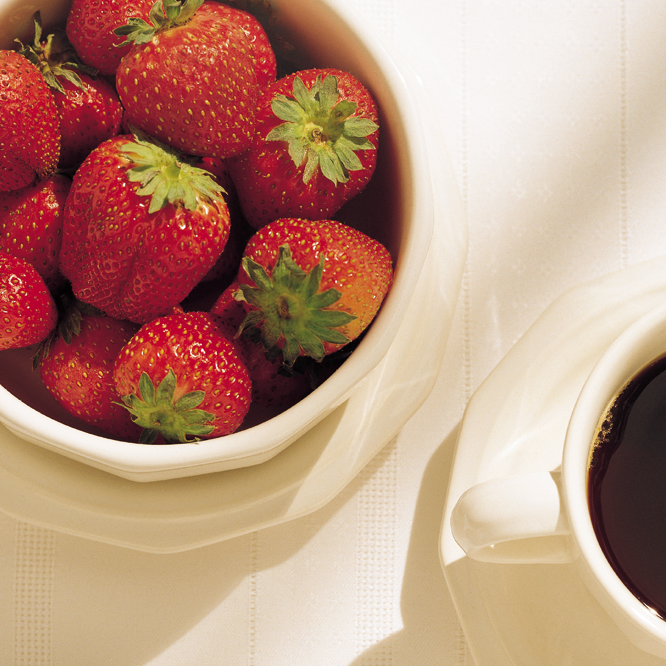
#> input picture original_image/Fig0630(01)(strawberries_fullcolor).tif, 666 x 666 px
$ python '补色变换.py'
#> lines starting #> are read from the running program, lines starting #| are printed output that depends on the picture; after the words box and inside, x2 and y2 are one past the last pixel; in counts of white or black regions, pixels touching at a corner belong together
#> further down, original_image is the input picture: shape (666, 666, 3); mean R, G, B 186.3, 145.9, 126.5
import numpy as np
import imageio.v2 as imageio
import matplotlib.pyplot as plt
import os
import warnings
import matplotlib.gridspec as gridspec


def rgb_complement(image):
    """
    Computes the complement of an RGB image
    """
    return 255 - image


def rgb_to_hsi(rgb_image):
    """
    Converts an RGB image to HSI color space
    """
    img_float = rgb_image.astype(float) / 255.0
    R, G, B = img_float[:, :, 0], img_float[:, :, 1], img_float[:, :, 2]
    H = np.zeros_like(R)
    S = np.zeros_like(R)
    I = (R + G + B) / 3.0
    min_rgb = np.minimum(np.minimum(R, G), B)
    with warnings.catch_warnings():
        warnings.simplefilter("ignore", RuntimeWarning)
        S = 1 - (3.0 / (R + G + B + 1e-6)) * min_rgb
    num = 0.5 * ((R - G) + (R - B))
    den = np.sqrt((R - G) ** 2 + (R - B) * (G - B))
    with warnings.catch_warnings():
        warnings.simplefilter("ignore", RuntimeWarning)
        theta = np.arccos(np.clip(num / (den + 1e-6), -1, 1))
    theta = np.degrees(theta)
    H[B <= G] = theta[B <= G]
    H[B > G] = 360 - theta[B > G]
    H[S == 0] = 0
    hsi_image = np.stack([H, S, I], axis=2)
    return hsi_image


def hsi_to_rgb(hsi_image):
    """
    Converts an HSI image back to RGB color space
    """
    H, S, I = hsi_image[:, :, 0], hsi_image[:, :, 1], hsi_image[:, :, 2]
    R, G, B = np.zeros_like(H), np.zeros_like(H), np.zeros_like(H)

    idx = (H >= 0) & (H < 120)
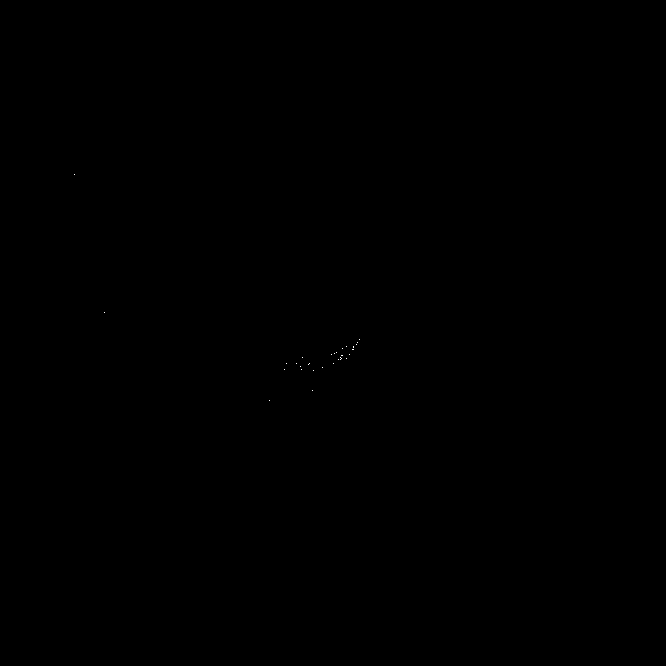
#> idx: shape (666, 666) bool; 0.01% white in thin lines or dots, all inside (x1, y1, x2, y2) = (74, 174, 360, 401)
    B[idx] = I[idx] * (1 - S[idx])
    R[idx] = I[idx] * (1 + (S[idx] * np.cos(np.radians(H[idx]))) / np.cos(np.radians(60 - H[idx])))
    G[idx] = 3 * I[idx] - (R[idx] + B[idx])
    idx = (H >= 120) & (H < 240)
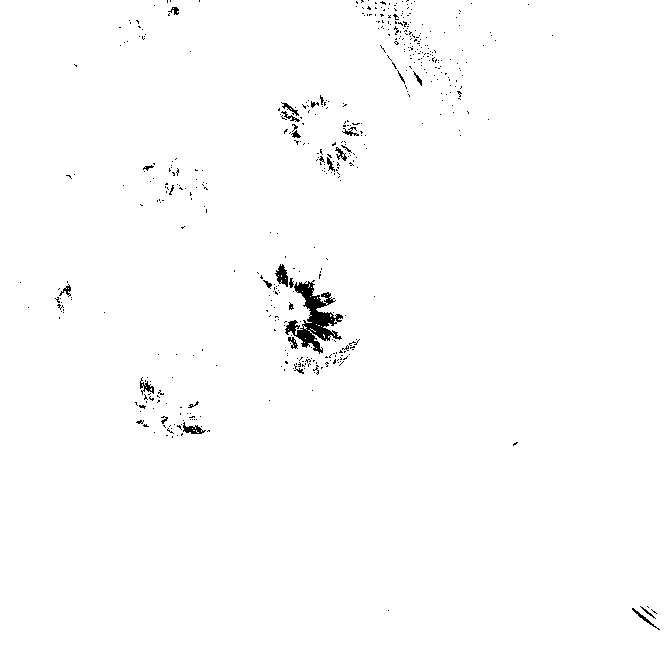
#> idx: shape (666, 666) bool; 99% white; 496 black regions (467 under 20 px), largest, box (x1, y1, x2, y2) and area: (285, 280, 343, 354) 1604, (275, 264, 288, 287) 172, (183, 422, 206, 434) 129
    H_prime = H[idx] - 120
    R[idx] = I[idx] * (1 - S[idx])
    G[idx] = I[idx] * (1 + (S[idx] * np.cos(np.radians(H_prime))) / np.cos(np.radians(60 - H_prime)))
    B[idx] = 3 * I[idx] - (R[idx] + G[idx])

    idx = (H >= 240) & (H < 360)
    H_prime = H[idx] - 240
#> H_prime = 4267 values, max 31.74 at index 2829, min 6.59e-05 at index 1301, mean 9.79
    G[idx] = I[idx] * (1 - S[idx])
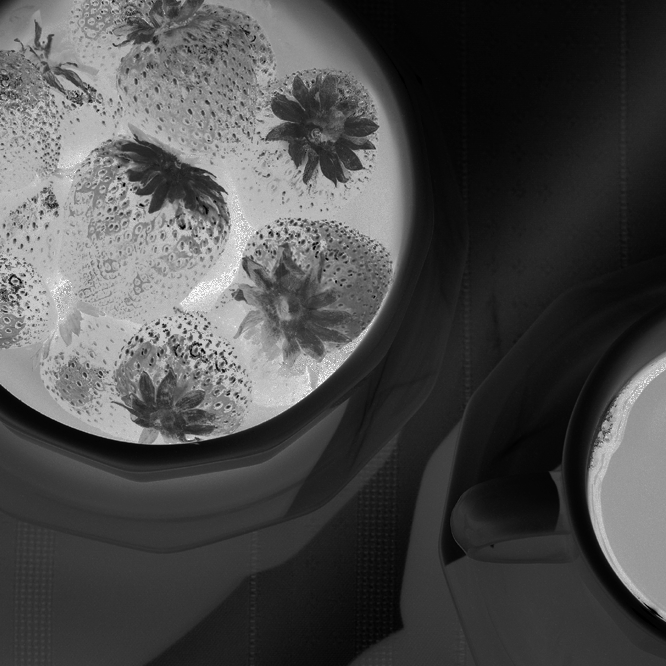
#> G: shape (666, 666) float64; min 0, max 1.52, mean 0.454; drawn with min black and max white
    B[idx] = I[idx] * (1 + (S[idx] * np.cos(np.radians(H_prime))) / np.cos(np.radians(60 - H_prime)))
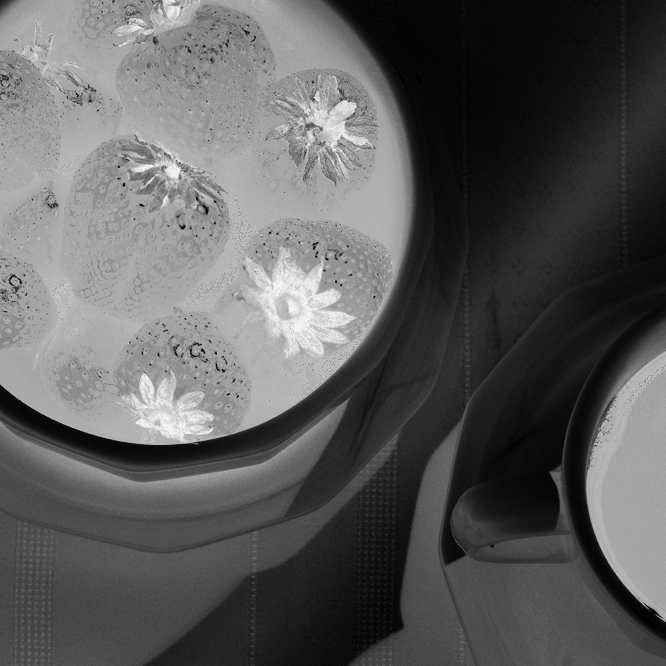
#> B: shape (666, 666) float64; min 0, max 1.39, mean 0.502; drawn with min black and max white
    R[idx] = 3 * I[idx] - (G[idx] + B[idx])
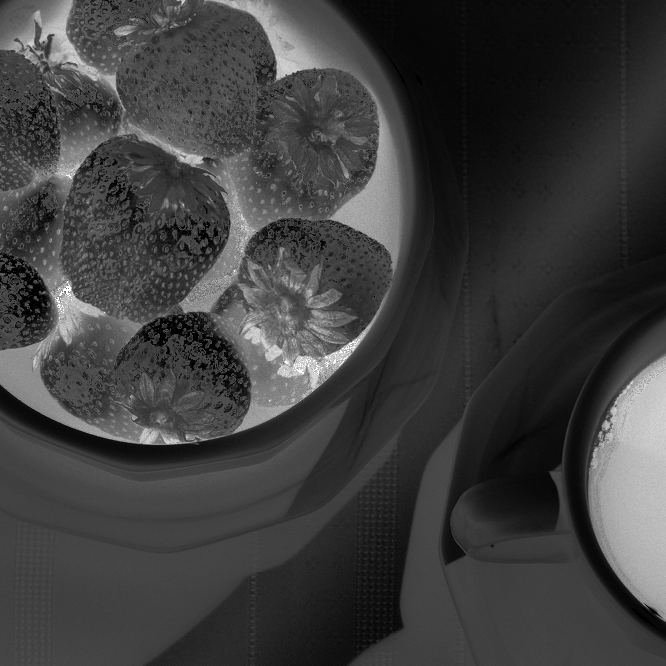
#> R: shape (666, 666) float64; min 0, max 0.992, mean 0.246

    rgb_image = np.stack([R, G, B], axis=2)
    rgb_image = np.clip(rgb_image * 255, 0, 255).astype(np.uint8)
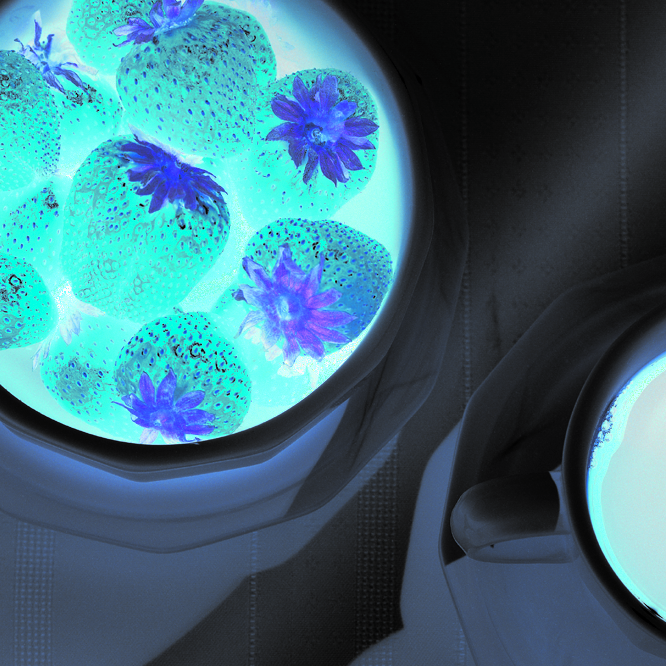
#> rgb_image: shape (666, 666, 3); mean of channels 0, 1, 2 62.1, 111.7, 126.2; drawn as R, G, B

    return rgb_image


def hsi_transform_from_book(image):
    """
    Computes the complement based on the transformation functions
    """
    hsi_img = rgb_to_hsi(image)
    H, S, I = hsi_img[:, :, 0], hsi_img[:, :, 1], hsi_img[:, :, 2]

    H_transformed = (H + 180) % 360
    S_transformed = S
    I_transformed = 1.0 - I
    hsi_transformed = np.stack([H_transformed, S_transformed, I_transformed], axis=2)
    return hsi_to_rgb(hsi_transformed)


def plot_transform_functions(fig, spec):
    """
    Plots the four transformation functions
    """
    gs_nested = gridspec.GridSpecFromSubplotSpec(2, 2, subplot_spec=spec, wspace=0.1, hspace=0.1)
    x = np.linspace(0, 1, 100)
    plots_def = {
        '00': {'type': 'rgb', 'label': 'R,G,B'},
        '01': {'type': 'h', 'label': 'H'},
        '10': {'type': 's', 'label': 'S'},
        '11': {'type': 'i', 'label': 'I'}
    }
    for i in range(2):
        for j in range(2):
            ax = fig.add_subplot(gs_nested[i, j])
            key = f'{i}{j}'
            p_def = plots_def[key]
            if p_def['type'] == 'rgb' or p_def['type'] == 'i':
                ax.plot([0, 1], [1, 0], 'k')
            elif p_def['type'] == 'h':
                ax.plot([0, 0.5], [0.5, 1], 'k')
                ax.plot([0.5, 1], [0, 0.5], 'k')
            elif p_def['type'] == 's':
                ax.plot([0, 1], [0, 1], 'k')

            ax.set_aspect('equal', adjustable='box')
            ax.set_xlim(0, 1)
            ax.set_ylim(0, 1)
            ticks = np.linspace(0, 1, 6)
            ax.set_xticks(ticks)
            ax.set_yticks(ticks)
            ax.set_xticklabels(['0', '', '', '', '', '1'])
            ax.set_yticklabels(['0', '', '', '', '', '1'])
            ax.grid(True, color='black', linewidth=0.75)
            ax.tick_params(length=0)

            ax.text(0.25, 0.15, p_def['label'], ha='center', va='center',
                    bbox={'facecolor': 'darkgray', 'edgecolor': 'black', 'pad': 4})


if __name__ == "__main__":
    input_dir = "original_image"
    output_dir = "output_image"
    os.makedirs(output_dir, exist_ok=True)
    image_filename = "Fig0630(01)(strawberries_fullcolor).tif"
    image_path = os.path.join(input_dir, image_filename)
    original_image = imageio.imread(image_path)
    base_name = os.path.splitext(image_filename)[0]
    rgb_comp_image = rgb_complement(original_image)
    hsi_comp_image = hsi_transform_from_book(original_image)

    fig = plt.figure(figsize=(10, 10))
    fig.suptitle(f'Color Complement Transformations (Fig 6.31) - {image_filename}', fontsize=16)
    gs_main = gridspec.GridSpec(2, 2, figure=fig, wspace=0.05, hspace=0.15)

    ax_a = fig.add_subplot(gs_main[0, 0])
    ax_a.imshow(original_image)
    ax_a.set_title('a) Original Image')
    ax_a.axis('off')

    plot_transform_functions(fig, gs_main[0, 1])
    ax_b_title = fig.add_subplot(gs_main[0, 1])
    ax_b_title.set_title('b) Transformation Functions')
    ax_b_title.axis('off')

    ax_c = fig.add_subplot(gs_main[1, 0])
    ax_c.imshow(rgb_comp_image)
    ax_c.set_title('c) RGB Complement')
    ax_c.axis('off')

    ax_d = fig.add_subplot(gs_main[1, 1])
    ax_d.imshow(hsi_comp_image)
    ax_d.set_title('d) HSI-based Complement')
    ax_d.axis('off')

    combined_output_path = os.path.join(output_dir, f"{base_name}_complement_full_figure.png")
    plt.savefig(combined_output_path, bbox_inches='tight')
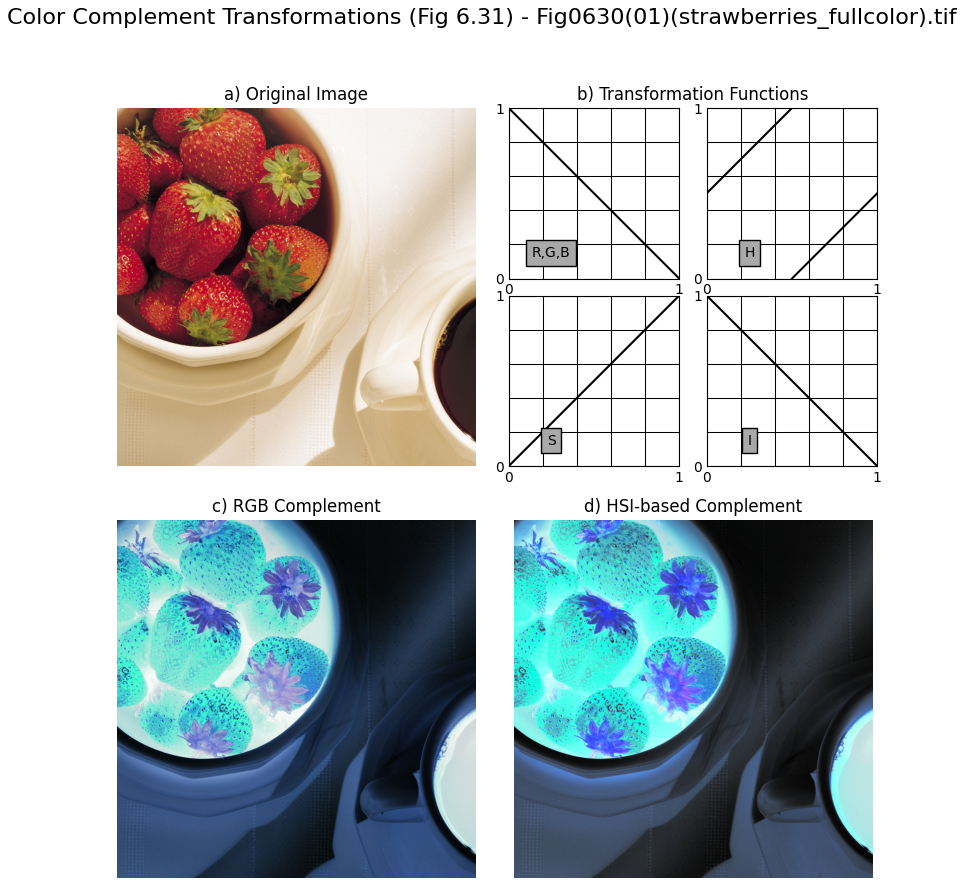
#> figure drawn by matplotlib, 7 panels
    plt.close()
